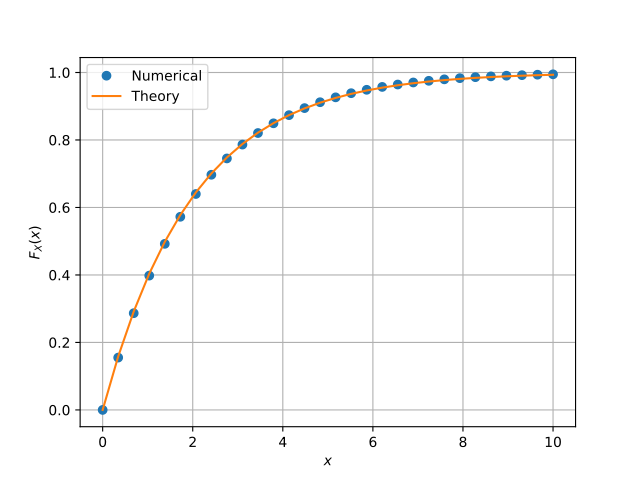

Recreate this plot in Python.
#Importing numpy, scipy, mpmath and pyplot
from cmath import sqrt
import numpy as np
import matplotlib.pyplot as plt
import math
import mpmath
import scipy
def cdf(x):
    if x>0:
        return 1 - math.exp(-x/2)
    else:
        return 0.00
x = np.linspace(0,10,30)#points on the x axis
simlen = int(1e6) #number of samples
err = [] #declaring probability list
#randvar = np.random.normal(0,1,simlen)
#randvar = np.loadtxt('uni.dat',dtype='double')
randvar = np.loadtxt('G.dat',dtype='double')
for i in range(0,30):
	err_ind = np.nonzero(randvar < x[i]) #checking probability condition
	err_n = np.size(err_ind) #computing the probability
	err.append(err_n/simlen) #storing the probability values in a list
vec_gau_cdf = scipy.vectorize(cdf)
plt.plot(x.T,err,"o")
plt.plot(x.T,vec_gau_cdf(x))
plt.grid() #creating the grid
plt.xlabel('$x$')
plt.ylabel('$F_X(x)$')
plt.legend(["Numerical","Theory"])

#if using termux
# plt.savefig('../figs/uni_cdf.pdf')
# plt.savefig('../figs/uni_cdf.eps')
# subprocess.run(shlex.split("termux-open ../figs/uni_cdf.pdf"))
#if using termux
# plt.savefig('../gau_cdf.pdf')
# plt.savefig('../gau_cdf.eps')
#subprocess.run(shlex.split("termux-open ../gau_cdf.pdf"))
#else
plt.show() #opening the plot window
